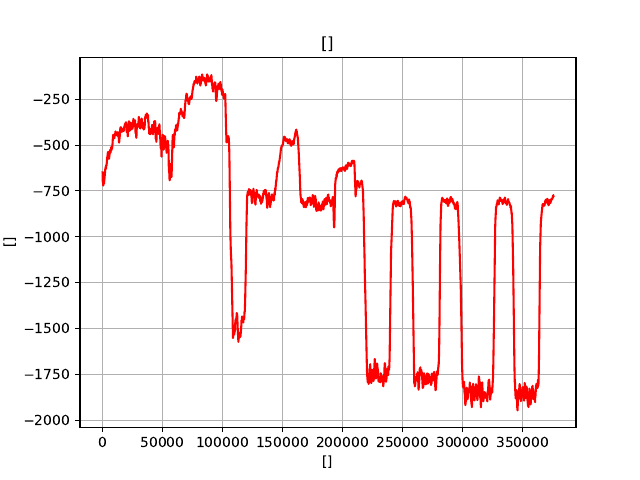

Write Python code to recreate this figure.
import sys
import numpy as np
import csv
import matplotlib.pyplot as plt

if len(sys.argv)<4: 
   print('use format: {python plot.py filename columnx columny title xlabel ylabel}')
   sys.exit()

filename = sys.argv[1]
x_col = int(sys.argv[2])
y_col = int(sys.argv[3])

if len(sys.argv)<5:
   title = []
   xlabel = []
   ylabel = []
else:
   title = sys.argv[4]
   xlabel = sys.argv[5]
   ylabel = sys.argv[6]

x_collection = []
y_collection = []

with open(filename) as f:
    data = f.read()

data = data.split('\n')

for row in data:
    if '[' in row:
       row = row.replace('[',' ')
       row = row.replace(']',' ')
       row_spl = row.split()
       if (len(row_spl) > x_col and len(row_spl) > y_col):
          x = row_spl[x_col]
          y = row_spl[y_col]
          print(x,y)
          x_collection.append(x)
          y_collection.append(y)

plt.title(title)    
plt.xlabel(xlabel)
plt.ylabel(ylabel)
plt.plot(x_collection,y_collection, c='r', label='the data')
plt.grid(True)
plt.savefig('plot.pdf')
plt.show()


